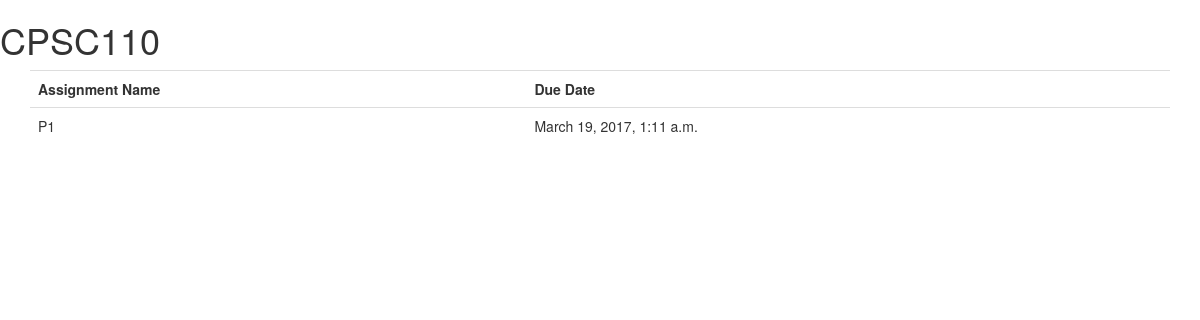
The page /courses/1/ on the database as committed earlier.
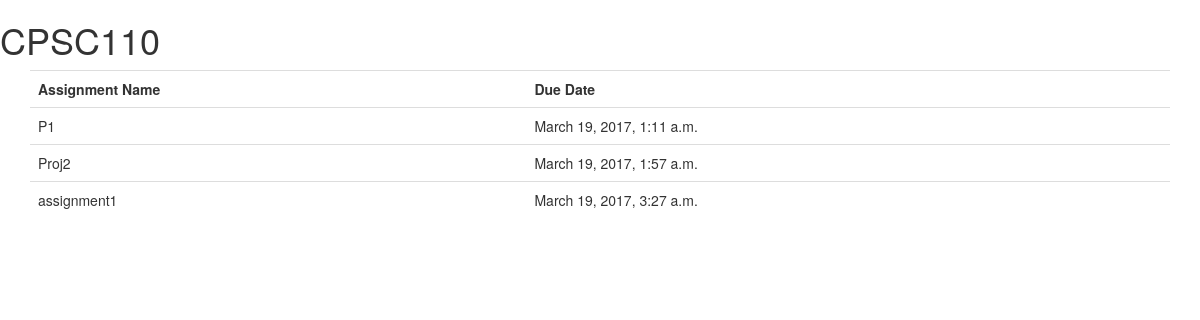
The same page on the database as committed later.
### courses/models.py (models this page shows)
class Course(models.Model):
    uid = models.IntegerField()
    cname = models.CharField(max_length=200)
    term = models.CharField(max_length=2)

class Assessment(models.Model):
	aname = models.CharField(max_length=200, verbose_name='Name')
	agid = models.ForeignKey(AssessmentGroup, verbose_name='Type of Assessment')
	apercentage = models.PositiveSmallIntegerField(verbose_name='Percentage of Assessment Group')
	duedate = models.DateTimeField(default= django.utils.timezone.now, verbose_name='Due Date')

### courses/views.py (the view)
# urls.py: url(r'^(?P<course_id>[0-9]+)/$', views.courseDetail, name= 'courseDetail'),
def courseDetail(request, course_id):
	assignmentgroups = AssessmentGroup.objects.filter(cid = course_id)
	courseName = Course.objects.get(id = course_id).cname
	assignments = []
	groupedAssignments = []
	for ag in assignmentgroups:
		assignGroupObj = {}
		t = AgType.objects.get(id=ag.agtid.id).agname
		assignGroupObj[t] = list(Assessment.objects.filter(agid = ag.id).order_by('-duedate'))
		groupedAssignments.append(assignGroupObj)
		assignments = assignments + list(Assessment.objects.filter(agid = ag.id))
	context = {
		'assignments' : assignments,
		'courseName': courseName
	}
	return render(request, 'courses/coursedetails.html',context)

### courses/templates/courses/coursedetails.html (shortened to what this page needs)
<!DOCTYPE html>
<html lang="en">
<head>
    <link rel="stylesheet" href="https://maxcdn.bootstrapcdn.com/bootstrap/3.3.5/css/bootstrap.min.css">
</head>
<body>
    <h1>{{courseName}}</h1>
    <div class = container>
        <table class = "table">
            <tr>
                <th>Assignment Name</th>
            <th>Due Date</th>
            </tr>
            {% for assignment in assignments %}
            <tr>
                    <td>{{assignment.aname}}</td>
                    <td>{{assignment.duedate}}</td>
            </tr>
            {% endfor %}
        </table>
    </div>
</body>
</html>

Rows that differ between the two databases and show on the page:
added Assessment: aname "Proj2", duedate "March 19, 2017, 1:57 a.m."
added Assessment: aname "assignment1", duedate "March 19, 2017, 3:27 a.m."
